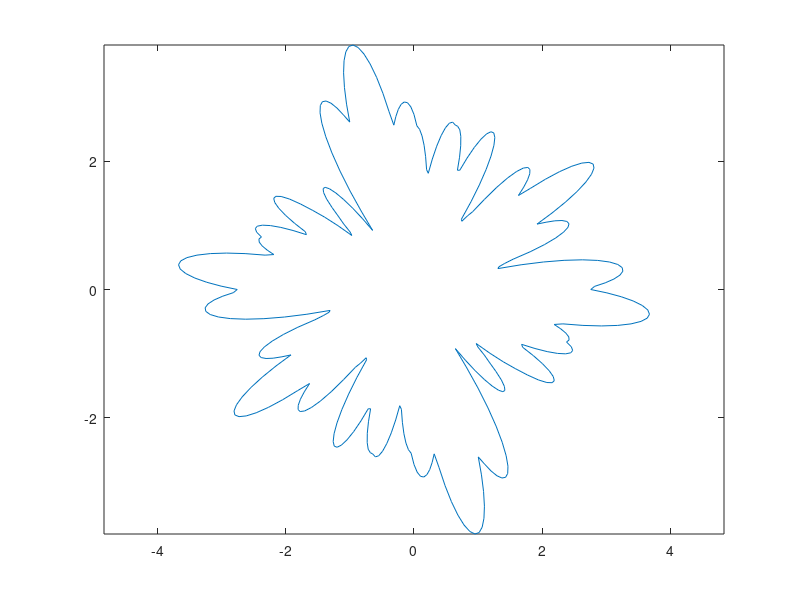

The MATLAB source for this figure:
close all;
clear all;
theta_deg = [0:360];
f = [2, 3, 5, 13];
s = rand(size(f))*pi;
rho = zeros(1,length(theta_deg));
for i=1:length(f)
    rho = rho + abs(sin(s(i) + deg2rad(theta_deg).*f(i)));
end
[x,y] = pol2cart(deg2rad(theta_deg),rho);
plot(x,y)
axis equal